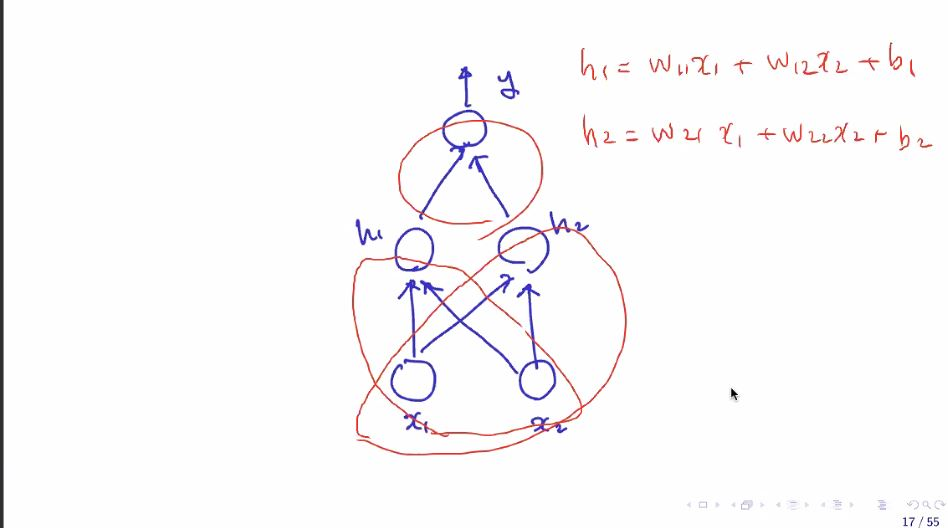
#> input picture AI&BIGDATA/AI_course/1주차/히든레이어.JPG, 948 x 528 px, given in place of image.jpg, which was not available
$ jupyter execute '02_OpenCV 이미지 처리.ipynb'   (shell and % lines are left out)   (text cells are left out)
#> lines starting #> are read from the running program, lines starting #| are printed output that depends on the picture; after the words box and inside, x2 and y2 are one past the last pixel; in counts of white or black regions, pixels touching at a corner belong together; pictures that were not available may be replaced by others from this repository, and a replacement may not be noted
[cell 1]
# ! pip install opencv-python
# ! pip install scikit-image
# ! pip install pillow
import cv2
from skimage import io
from PIL import Image
import numpy as np
import time
import matplotlib.pyplot as plt

[cell 2]
from PIL import Image

pil_image = Image.open('image.jpg')
#> pil_image is the input picture: PIL image 948x528 RGB; mean R, G, B 250.4, 249.2, 250.1
print('image type:', type(pil_image))
#| image type: <class 'PIL.JpegImagePlugin.JpegImageFile'>
# plt.imshow(pil_image)
pil_image.show()

[cell 3]
from skimage import io
sk_image = io.imread('image.jpg')
print('sk_image type', type(sk_image), sk_image.shape) # (512, 512, 3)
#| sk_image type <class 'numpy.ndarray'> (528, 948, 3)
io.imshow(sk_image)

[cell 4]
cv2.__version__

[cell 5]
import cv2

cv2_image = cv2.imread('image.jpg')
cv2.imshow('cv2_image', cv2_image)
cv2.waitKey()
cv2.destroyAllWindows()

[cell 6]
sk_image = io.imread('image.jpg')
print(sk_image.shape)
#| (528, 948, 3)
sk_image[:,:,0]    # Red

[cell 7]
cv2_image = cv2.imread('image.jpg')
print(type(cv2_image))
#| <class 'numpy.ndarray'>
print(cv2_image.shape)
#| (528, 948, 3)
cv2_image[:,:,0]    # Blue

[cell 8]
cv2_image[:,:,2]    # Red   , sk_image[:,:,0]과 같은 값

[cell 9]
plt.imshow(cv2_image) # Blue와 Red 색상이 반대로 나온다
plt.show()

[cell 10]
rgb_image = cv2.cvtColor(cv2_image,cv2.COLOR_BGR2RGB) # # BGR을 RGB로 변경한다
plt.imshow(rgb_image)
plt.show()

[cell 11]
img = cv2.imread('image.jpg')

# 색상 변경 : gray
gray_img = cv2.cvtColor(img, cv2.COLOR_BGR2GRAY)
cv2.imshow('gray_img',gray_img)
print(cv2.COLOR_BGR2GRAY)
cv2.waitKey()
cv2.destroyAllWindows()

[cell 12]
# 색상 변경 : hsv, hue(색조),saturation(채도),Value(명도)
hsv_img = cv2.cvtColor(img, cv2.COLOR_BGR2HSV)
#> hsv_img: shape (528, 948, 3); mean H, S, V 14.9, 3.7, 251.5
cv2.imshow('hsv_img',hsv_img)
print(cv2.COLOR_BGR2HSV)
cv2.waitKey()
cv2.destroyAllWindows()

[cell 13]
# 색상 변경 : YUV : YCbCr
yuv_img = cv2.cvtColor(img, cv2.COLOR_BGR2YUV)
#> yuv_img: shape (528, 948, 3); mean of channels 0, 1, 2 249.6, 128.2, 128.7
cv2.imshow('yuv_img',yuv_img)
print(cv2.COLOR_BGR2YUV)
cv2.waitKey()
cv2.destroyAllWindows()

[cell 14]
img = cv2.imread('image.jpg')
r,c = img.shape[:2]
#> r = 528; c = 948
print('row:',r,'col:',c)
#| row: 528 col: 948

[cell 15]
# 이미지 2배 확대
new_image = cv2.resize(img, (2*r,2*c), interpolation=cv2.INTER_CUBIC)
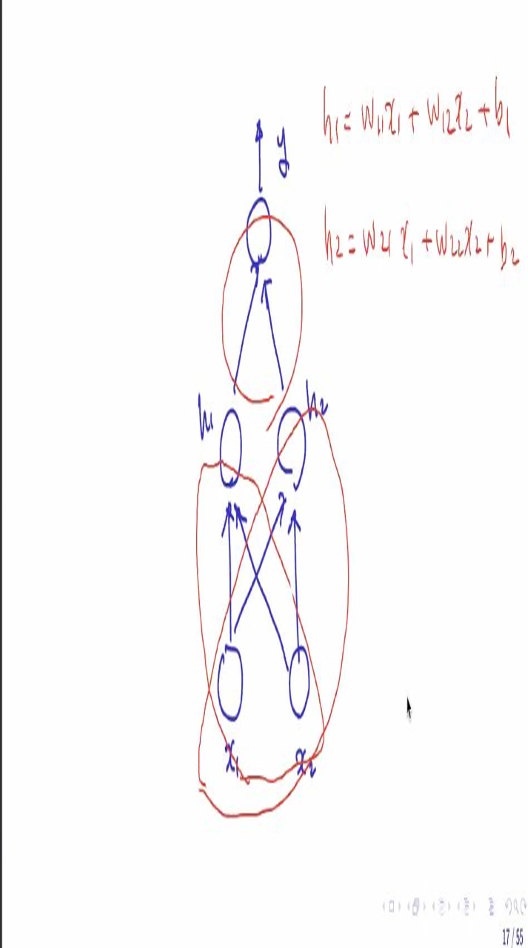
#> new_image: shape (1896, 1056, 3) (shown at 1/2 size); mean B, G, R 250, 249.1, 250.3
cv2.imwrite('resize2_image.jpg',new_image)
cv2.imshow('resize_image',new_image)
cv2.waitKey()
cv2.destroyAllWindows()

[cell 16]
# 이미지 1/2 축소
new_image = cv2.resize(img,None,fx=0.5,fy=0.5, interpolation=cv2.INTER_AREA)
#> new_image: shape (264, 474, 3)
cv2.imshow('resize_image',new_image)
cv2.waitKey()
cv2.destroyAllWindows()

[cell 17]
# 확대(1<fx) or 축소(1>fx) 모두 가능
new_image = cv2.resize(img,None,fx=1.5,fy=1.5, interpolation=cv2.INTER_LINEAR)
#> new_image: shape (792, 1422, 3)
cv2.imshow('resize_image',new_image)
cv2.waitKey()
cv2.destroyAllWindows()

[cell 18]
# 이미지 자르기
crop_image = img[10:200,130:330]
#> crop_image: shape (190, 200, 3); every value is 254
cv2.imshow('crop_image', crop_image)
cv2.waitKey()
cv2.destroyAllWindows()

[cell 19]
# 회전
r,c = img.shape[:2]
M = cv2.getRotationMatrix2D((c/2,r/2),90,1) # 중심 좌표,회전각(CCW,시계반대방향),크기비율
new_image = cv2.warpAffine(img,M,(c,r))
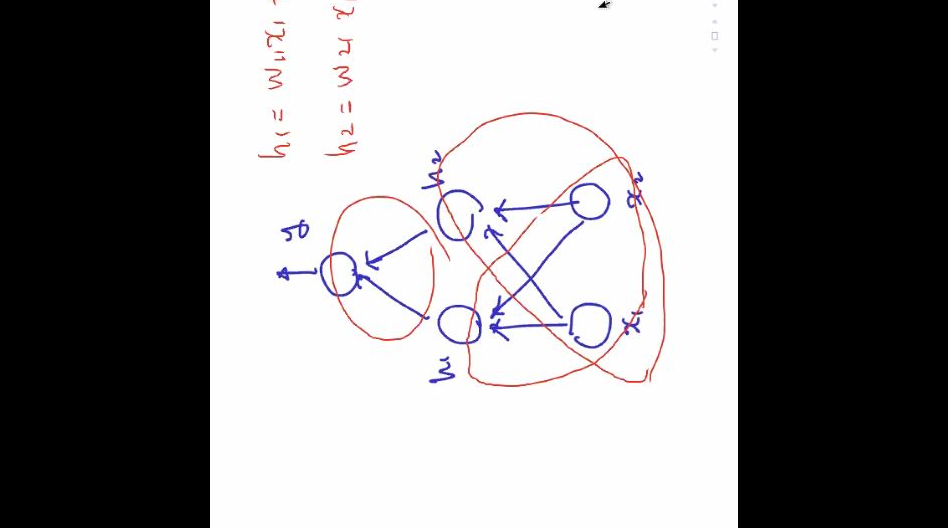
#> new_image: shape (528, 948, 3); mean B, G, R 138.8, 137.9, 138.9
cv2.imshow('rotation_image', new_image)
cv2.waitKey()
cv2.destroyAllWindows()

[cell 20]
# 임계값 처리 : threshold
gray_img = cv2.cvtColor(img, cv2.COLOR_BGR2GRAY)
new_image = cv2.threshold(gray_img,120,255,cv2.THRESH_BINARY)
# 120 보다 큰 값은 흰색으로 그외에는 검은색으로 출력
# 값이 작을수록 흰색이 많이 출력
# 값이 클수록 검은색이 많이 출력
cv2.imshow('threshold_image', new_image[1])
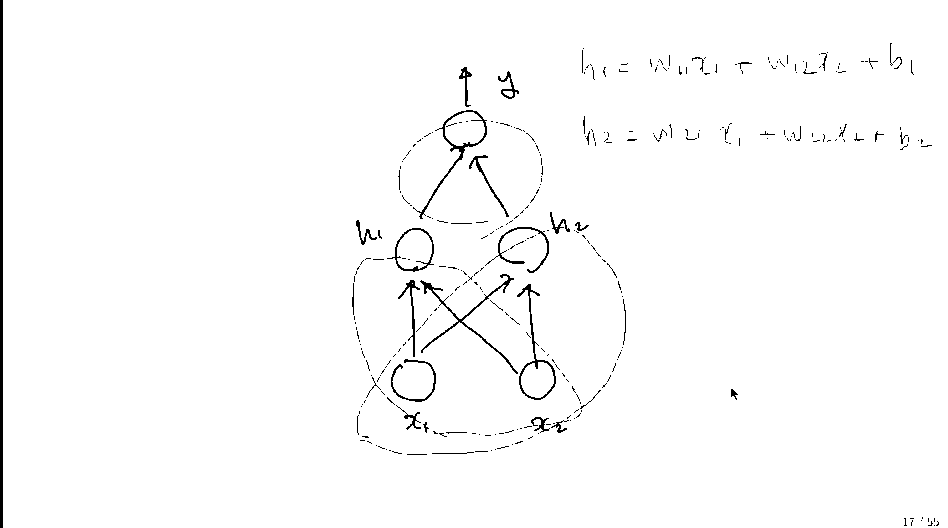
#> window 'threshold_image': shape (528, 948); 98.5% white; 322 black regions (278 under 20 px), largest, box (x1, y1, x2, y2) and area: (0, 0, 3, 528) 1584, (420, 274, 518, 374) 642, (413, 110, 487, 219) 527
cv2.waitKey()
cv2.destroyAllWindows()

[cell 21]
# 필터 : filter2D(),합성곱
ker = np.array([[1,1,1],
                [1,1,1],
                [1,1,1]]) # (3,3)
new_image = cv2.filter2D(img,-1,ker)
cv2.imshow('filter2D_image', new_image)
cv2.waitKey()
cv2.destroyAllWindows()

[cell 22]
# 가우시안 블러 : GaussianBlur()
new_image = cv2.GaussianBlur(img,(5,5),0) # (5,5) : 반드시 홀수,클수록 흐림
cv2.imshow('gaussian_image', new_image)
cv2.waitKey()
cv2.destroyAllWindows()

[cell 23]
# 중간값 블러 : medianBlur()
new_image = cv2.medianBlur(img,11) # 반드시 홀수,클수록 흐림
cv2.imshow('medain_image', new_image)
cv2.waitKey()
cv2.destroyAllWindows()

[cell 24]
# 침식: erode
# 두 물체를 축소시켜서 두 물체의 차이가 명확해지게 하거나, 노이즈를 제거
img = cv2.imread('image.jpg')  # 512*512*3,(512,512,3)
gray_img = cv2.cvtColor(img, cv2.COLOR_BGR2GRAY)
cv2.imshow("original_image", gray_img)
ker = np.ones((5,5),np.uint8)
new_img = cv2.erode(gray_img,ker,iterations = 1)
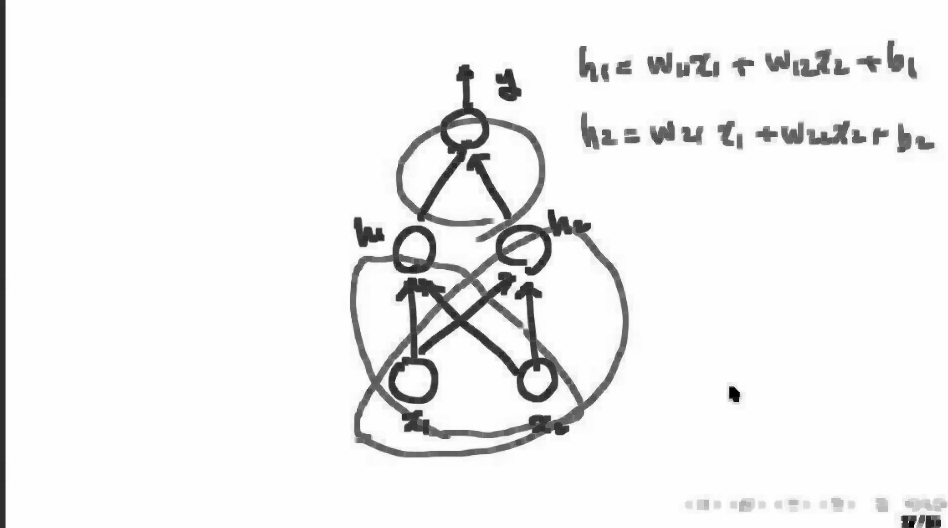
#> new_img: shape (528, 948); min 0, max 255, mean 241.2
cv2.imshow("erosion_image", new_img)
cv2.waitKey()
cv2.destroyAllWindows()

[cell 25]
# 팽창 : dilate()
# 작은부분을 확대하려는 경우, 원하지 않는 틈/구멍을 메우고 싶을때
img = cv2.imread('image.jpg')  # 512*512*3,(512,512,3)
gray_img = cv2.cvtColor(img, cv2.COLOR_BGR2GRAY)
cv2.imshow("original_image", gray_img)
ker = np.ones((5, 5), np.uint8)
new_img = cv2.dilate(gray_img, ker, iterations=1)
cv2.imshow("dilation_image", new_img)
cv2.waitKey()
cv2.destroyAllWindows()

[cell 26]
# 소벨 에지검출 : Sobel()
img = cv2.imread('image.jpg')  # 512*512*3,(512,512,3)
gray_img = cv2.cvtColor(img, cv2.COLOR_BGR2GRAY)
cv2.imshow("original_image", gray_img)
x_edges = cv2.Sobel(gray_img,-1,1,0,ksize = 5) # 1,0 : x축방향
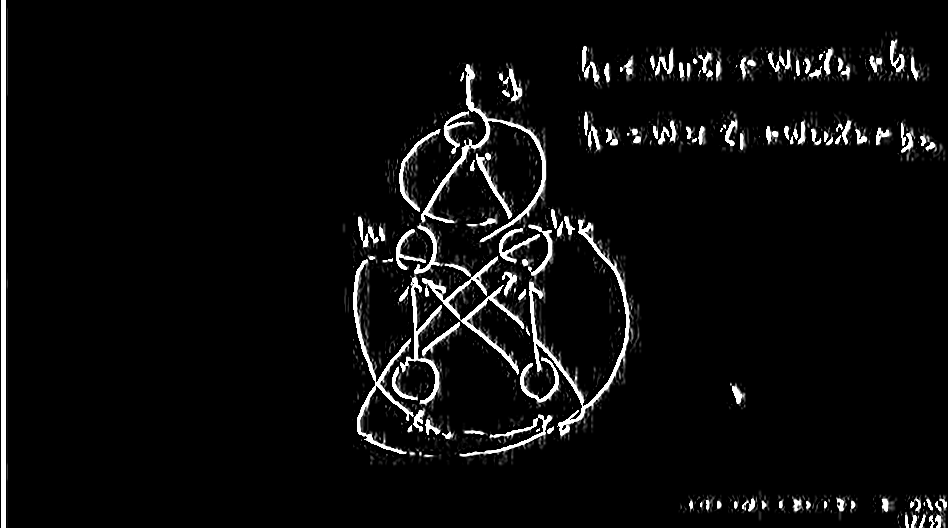
#> x_edges: shape (528, 948); min 0, max 255, mean 12.3
y_edges = cv2.Sobel(gray_img,-1,0,1,ksize = 5) # 0,1 : y축방향
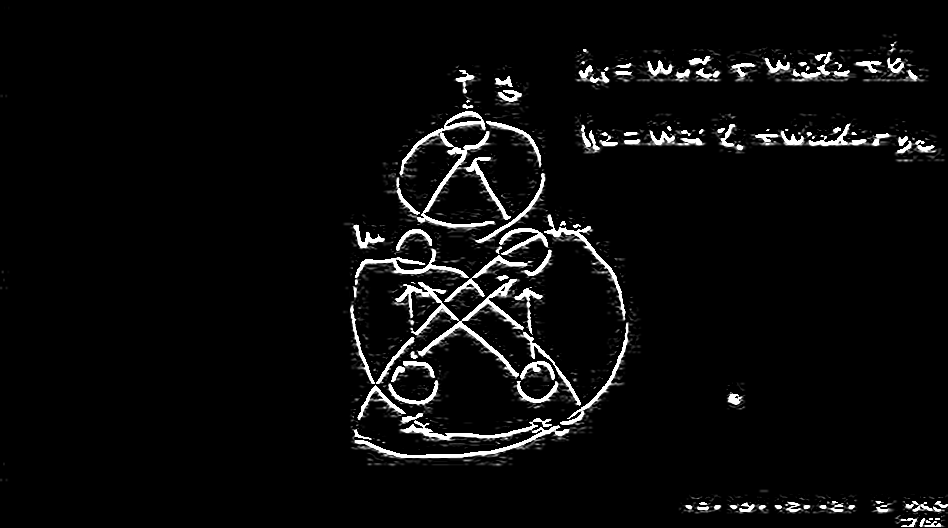
#> y_edges: shape (528, 948); min 0, max 255, mean 10.9
cv2.imshow("x_edges_image", x_edges)
cv2.imshow("y_edges_image", y_edges)
cv2.waitKey()
cv2.destroyAllWindows()

[cell 27]
# 캐니 에지검출: Canny()
img = cv2.imread('image.jpg')  # 512*512*3,(512,512,3)
gray_img = cv2.cvtColor(img, cv2.COLOR_BGR2GRAY)
cv2.imshow("original_image", gray_img)
edges = cv2.Canny(gray_img, 100,200,5) # min,max,aperture_size(=kernel_size)
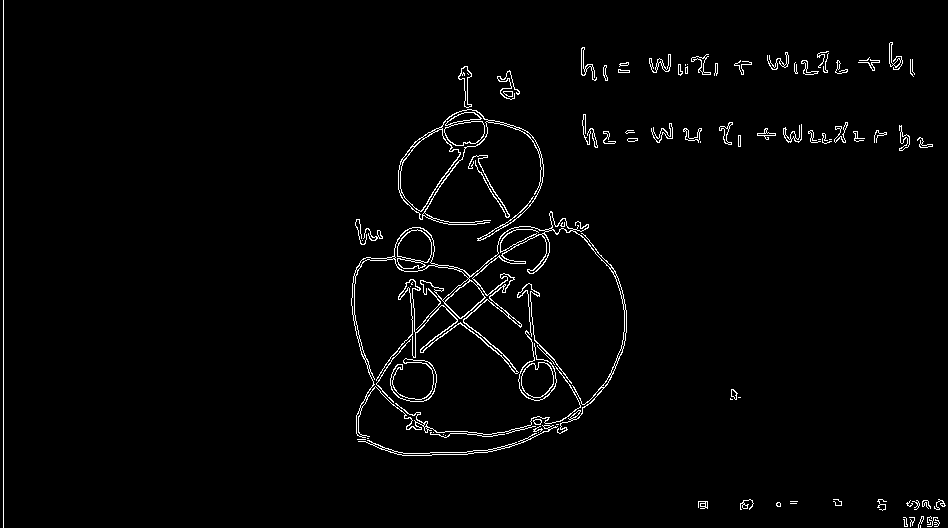
#> edges: shape (528, 948); 2.1% white in thin lines or dots
cv2.imshow("canny_image", edges)
cv2.waitKey()
cv2.destroyAllWindows()

[cell 28]
# 윤곽선 검출 : findContours(), drawContours()
img = cv2.imread('image.jpg')  # 512*512*3,(512,512,3)
gray_img = cv2.cvtColor(img, cv2.COLOR_BGR2GRAY)
thresh_image = cv2.threshold(gray_img, 127, 255, cv2.THRESH_BINARY)
contours,hierarchy = cv2.findContours(thresh_image[1],cv2.RETR_TREE,\
                                       cv2.CHAIN_APPROX_SIMPLE  )
#> contours = 653 contours, 586 with area under 20; largest, box (x1, y1, x2, y2) and area: (3, 0, 948, 528) 497488, (416, 109, 488, 220) 1711, (516, 283, 557, 401) 1553, (371, 227, 435, 273) 1496, (397, 230, 432, 269) 1030
cv2.drawContours(img,contours,-1,(255,0,0),2) # (B,G,R):윤곽선색상 ,  2: thickness
cv2.imshow("contour_image", img)
cv2.waitKey()
cv2.destroyAllWindows()

[cell 29]
# template_image 이미지 생성
img = cv2.imread('image.jpg')
crop_image = img[10:200,130:330]
cv2.imwrite('template_image.jpg',crop_image)
cv2.imshow('crop_image', crop_image)
cv2.waitKey()
cv2.destroyAllWindows()

[cell 30]
# 템플릿 매칭
img = cv2.imread("image.jpg")                # (512,512)
gray = cv2.cvtColor(img, cv2.COLOR_BGR2GRAY)
img_temp = cv2.imread("template_image.jpg")  # (190,200)
gray_temp = cv2.cvtColor(img_temp, cv2.COLOR_BGR2GRAY)
#> gray_temp: shape (190, 200); every value is 254
w, h = gray_temp.shape[::-1] # BGR --> RGB  , w:200, h: 190
#> w = 200; h = 190
print(w,h)
#| 200 190
output = cv2.matchTemplate(gray, gray_temp, cv2.TM_CCOEFF_NORMED)
#> output: shape (339, 749) float32; every value is 1
min_val, max_val, min_loc, max_loc = cv2.minMaxLoc(output)
#> min_val = 1; max_val = 1; min_loc = (0, 0); max_loc = (0, 0)
top = max_loc
#> top = (0, 0)
bottom =(top[0] + w, top[1] + h)
#> bottom = (200, 190)
cv2.rectangle(img, top, bottom, 255, 2) # 255: Blue, 2:thickness
cv2.rectangle(img, (10,10), (300,300), (0,255,0), 2) #  Green, 2:thickness
cv2.imshow("image", img)
cv2.waitKey()
cv2.destroyAllWindows()

[cell 31]
from IPython.display import clear_output, Image, display, Video, HTML
Video('InfiniteWar01.mp4')

[cell 32]
import cv2

# 영상 정보 가져오기
video_input_path = 'InfiniteWar01.mp4'
video_output_path = 'InfiniteWar01_rectangle_out.mp4'  # (Linux 에서는 반드시 .avi)

cap = cv2.VideoCapture(video_input_path)  # cv2.VideoCapture(0) : 웹캠 사용

# Codec은 *'XVID'로 설정.
codec = cv2.VideoWriter_fourcc(*'XVID')

# 영상 정보
vid_size = (round(cap.get(cv2.CAP_PROP_FRAME_WIDTH)),round(cap.get(cv2.CAP_PROP_FRAME_HEIGHT))) # (1216, 676)
vid_fps = cap.get(cv2.CAP_PROP_FPS)
frame_cnt = int(cap.get(cv2.CAP_PROP_FRAME_COUNT))

vid_writer = cv2.VideoWriter(video_output_path, codec, vid_fps, vid_size)
print('총 Frame 갯수:', frame_cnt, '  FPS:', round(vid_fps), '  Frame 크기:', vid_size)

[cell 33]
green_color = (0,255,0)
red_color = (0,0,255)

import time

index = 0
while True:
    hasFrame, img_frame = cap.read()
    if not hasFrame:
        break
    index +=1
    print('frame : ',index, '처리 완료')

    # 사각형 그리기
    cv2.rectangle(img_frame,(200,150,800,400), color=green_color, thickness=2)

    # 문자 넣기
    caption = 'rectangle_image frame: {}'.format(index)
    cv2.putText(img_frame, caption, (200,145), cv2.FONT_HERSHEY_SIMPLEX, 0.7, red_color, 1)

    # 사각형과 문자를 넣어 변환된 이미지 출력
    cv2.imshow("original_image", img_frame)

    vid_writer.write(img_frame)

    # 캐니 에지 검출: Canny()
    img_frame = cv2.cvtColor(img_frame, cv2.COLOR_BGR2GRAY)
#> img_frame: shape (528, 948)
    img_frame = cv2.Canny(img_frame, 100,200,5) # min,max,aperture_size(=kernel_size)
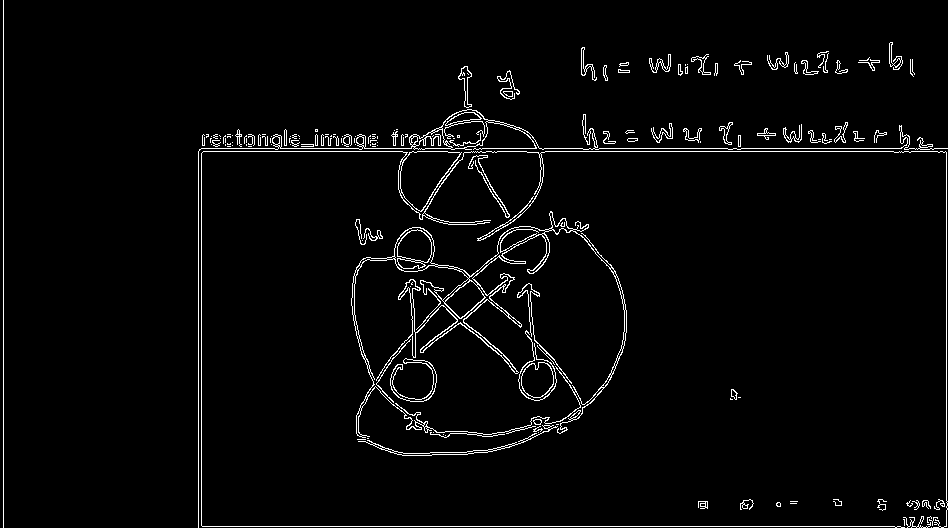
#> img_frame: shape (528, 948); 2.9% white in thin lines or dots

    # 캐니 변환된 이미지 출력
    cv2.imshow('InfinitiWar',img_frame)

    time.sleep(0.03)
    if cv2.waitKey(1) & 0xFF == ord('q'):
#> (key q is pressed here)
        break

cv2.destroyAllWindows()
vid_writer.release()
cap.release()

[cell 34]
import cv2

# 영상 정보 가져오기
video_input_path = 'InfiniteWar01.mp4'
video_output_path = 'InfiniteWar01_face_eye_out.mp4'  # (Linux 에서는 반드시 .avi)

cap = cv2.VideoCapture(video_input_path)  # cv2.VideoCapture(0) : 웹캠 사용

# Codec은 *'XVID'로 설정.
codec = cv2.VideoWriter_fourcc(*'XVID')

# 영상 정보
vid_size = (round(cap.get(cv2.CAP_PROP_FRAME_WIDTH)),round(cap.get(cv2.CAP_PROP_FRAME_HEIGHT))) # (1216, 676)
vid_fps = cap.get(cv2.CAP_PROP_FPS)
frame_cnt = int(cap.get(cv2.CAP_PROP_FRAME_COUNT))

vid_writer = cv2.VideoWriter(video_output_path, codec, vid_fps, vid_size)
print('총 Frame 갯수:', frame_cnt, '  FPS:', round(vid_fps), '  Frame 크기:', vid_size)

[cell 35]
def detect_face_eye(img):
    face_cascade = cv2.CascadeClassifier('haarcascade_frontalface_default.xml')
    eye_cascade = cv2.CascadeClassifier('haarcascade_eye.xml')
    img_gray = cv2.cvtColor(img, cv2.COLOR_BGR2GRAY)
    faces = face_cascade.detectMultiScale(img_gray, 1.3, 5)
#> faces = ()
    for (x, y, w, h) in faces:
        cv2.rectangle(img, (x, y), (x + w, y + h), (0, 0, 255), 2)
        roi_gray = img_gray[y:y + h, x:x + w]
        roi_color = img[y:y + h, x:x + w]
        eyes = eye_cascade.detectMultiScale(roi_gray)
        for (ex, ey, ew, eh) in eyes:
            cv2.rectangle(roi_color, (ex, ey), (ex + ew, ey + eh), (0, 255, 0), 2)
#> this loop made 0 passes
    cv2.imshow("face_eye_detect_image", img)
    return img

# 이미지로 테스트
img = cv2.imread("image.jpg")
detect_face_eye(img)
cv2.waitKey()
cv2.destroyAllWindows()

[cell 36]
green_color = (0,255,0)
red_color = (0,0,255)

import time

index = 0
while True:
    hasFrame, img_frame = cap.read()
    if not hasFrame:
        break
    index +=1
    print('frame : ',index, '처리 완료')

    # 문자 넣기
    caption = 'detect_face_eye frame: {}'.format(index)
    cv2.putText(img_frame, caption, (200,145), cv2.FONT_HERSHEY_SIMPLEX, 0.7, red_color, 1)
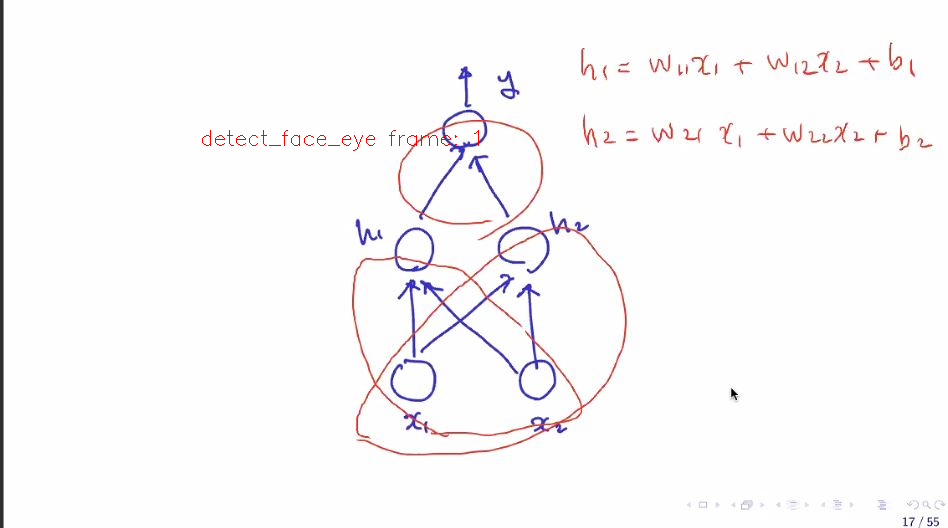
#> img_frame: shape (528, 948, 3); mean B, G, R 249.8, 248.9, 250.4

    # face와 eye를 검출하여 사각형 표시
    img_frame = detect_face_eye(img_frame)

    # 변환된 이미지를 저장
    vid_writer.write(img_frame)

    # time.sleep(0.03)
    if cv2.waitKey(1) & 0xFF == ord('q'):
#> (key q is pressed here)
        break

cv2.destroyAllWindows()
vid_writer.release()
cap.release()
